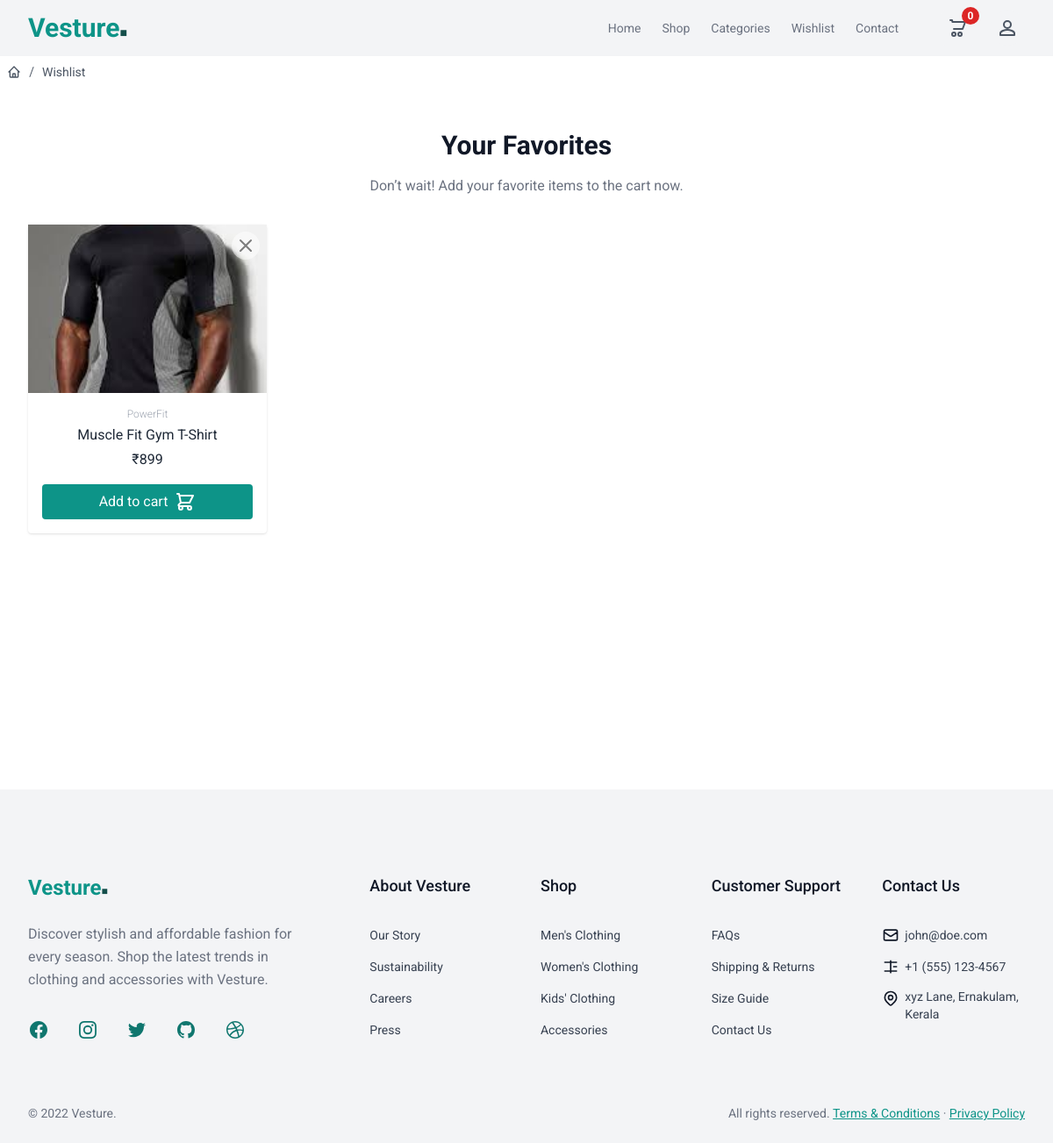
Screenshot of /wishlist/ (signed in) with the database file from the repository.
### store/models.py (models this page shows, shortened)
class BaseModel(models.Model):
    created_date=models.DateTimeField(auto_now_add=True)
    updated_date=models.DateTimeField(auto_now=True)
    is_active=models.BooleanField(default=True)

class WishlistItem(BaseModel):
    product_object = models.ForeignKey(Product, on_delete=models.CASCADE)
    whishlist_object = models.ForeignKey(Wishlist, on_delete=models.CASCADE, related_name='wishlist_item')

class Product(BaseModel):
    title=models.CharField(max_length=200)
    description=models.TextField()
    price=models.PositiveIntegerField()
    picture=models.ImageField(upload_to="product_images", null=True, blank=True)
    brand_object=models.ForeignKey(Brand, on_delete=models.CASCADE)
    category_object=models.ForeignKey(Category, on_delete=models.CASCADE)
    size_objects=models.ManyToManyField(Size)
    tag_objects=models.ManyToManyField(Tag)
    color=models.CharField(max_length=200)

class Brand(BaseModel):
    name=models.CharField(max_length=200, unique=True)
    def __str__(self):
        return self.name

### store/views.py (the view)
# urls.py: path('wishlist/', views.WishListView.as_view(), name='wishlist'),
class WishListView(View):
    template_name = 'wishlist.html'
    def get(self, request, *args, **kwargs):
        qs = request.user.wishlist.wishlist_item.all()
        context = {
            'products': qs
        }
        return render(request, self.template_name, context)

### store/context_processors.py (called while the page is built)
def cart_count_context(request):
    count = 0
    if request.user.is_authenticated:
        count = request.user.cart.cart_item.filter(is_order_placed=False).count()
    return {'item_count': count}

### store/templates/wishlist.html (shortened to what this page needs)
{% extends 'base.html' %}
{% block main %}
{% if products %}
<div class="p-2">
  <nav aria-label="Breadcrumb">
      <ol class="flex items-center gap-1 text-sm text-gray-600">
        <li>
          <a href="{% url 'product-list' %}" class="block transition hover:text-gray-700">
          </a>
        </li>
        <li class="rtl:rotate-180">
          <svg
            xmlns="http://www.w3.org/2000/svg"
            fill="none"
            viewBox="0 0 24 24"
            stroke-width="1.5"
            stroke="currentColor"
            class="size-4"
          >
            <path stroke-linecap="round" stroke-linejoin="round" d="m9 20.247 6-16.5" />
          </svg>
        </li>
        <li>
          <a href="#" class="block transition hover:text-gray-700"> Wishlist </a>
        </li>
      </ol>
  </nav>
</div>
<section style="min-height: 100vh;">
  <div class="mx-auto max-w-screen-xl px-4 py-8 sm:px-6 sm:py-12 lg:px-8">
    <header class="text-center">
      <h2 class="text-xl font-bold text-gray-900 sm:text-3xl">Your Favorites</h2>
      <p class="mx-auto mt-4 max-w-md text-gray-500">
        Don’t wait! Add your favorite items to the cart now.
      </p>
    </header>
    <ul class="mt-8 grid gap-4 sm:grid-cols-2 lg:grid-cols-4">
      {% for p in products %}
      <li>
        <div class="w-70 bg-white shadow rounded relative">
          <a href="{% url 'product-detail' p.product_object.id %}" class="block">
              <div class="h-48 w-full bg-gray-200 flex flex-col justify-between p-4 bg-cover bg-center"
                  style="background-image: url('{{p.product_object.picture.url}}')">
              </div>
              <div class="p-4 flex flex-col items-center">
                  <p class="text-gray-400 font-light text-xs text-center">{{p.product_object.brand_object}}</p>
                  <h1 class="text-gray-800 text-center mt-1">{{p.product_object.title}}</h1>
                  <p class="text-center text-gray-800 mt-1">₹{{p.product_object.price}}</p>
                  <a href=""
                     class="py-2 px-4 bg-teal-600 text-white rounded hover:bg-teal-700 active:bg-teal-800 disabled:opacity-50 mt-4 w-full flex items-center justify-center">
                      Add to cart
                  </a>
              </div>
          </a>
          <a href="{% url 'whishlist-item-delete' p.id %}" class="text-black/50 hover:text-red-500 absolute top-2 right-2 z-10 bg-white/50 p-1 rounded-full">
              <svg xmlns="http://www.w3.org/2000/svg" class="h-6 w-6" fill="none" viewBox="0 0 24 24"
                  stroke="currentColor">
                  <path stroke-linecap="round" stroke-linejoin="round" stroke-width="2" d="M6 18L18 6M6 6l12 12" />
              </svg>
          </a>
        </div>
      </li>
      {% endfor %}
    </ul>
  </div>
</section>
{% endif %}
{% endblock %}

### store/templates/base.html (style rules this page uses)
* { font-family: "Roboto", serif; }

### rows the page displays
WishlistItem: product_object.picture (picture), product_object.brand_object "PowerFit", product_object "Muscle Fit Gym T-Shirt", product_object.price "899"

### other values shown
{{ item_count }} "0"
